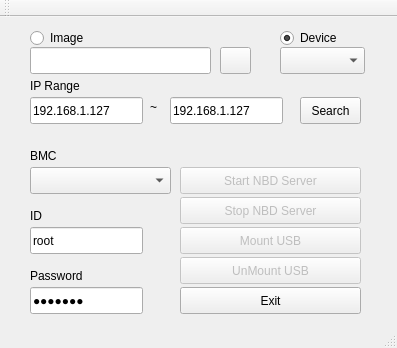
<?xml version="1.0" encoding="UTF-8"?>
<ui version="4.0">
 <class>MainWindow</class>
 <widget class="QMainWindow" name="MainWindow">
  <property name="geometry">
   <rect>
    <x>0</x>
    <y>0</y>
    <width>397</width>
    <height>348</height>
   </rect>
  </property>
  <property name="windowTitle">
   <string>NBD Server Linux</string>
  </property>
  <property name="windowIcon">
   <iconset resource="gui_icons.qrc">
    <normaloff>:/images/images/USB.png</normaloff>:/images/images/USB.png</iconset>
  </property>
  <property name="animated">
   <bool>true</bool>
  </property>
  <widget class="QWidget" name="centralWidget">
   <widget class="QPushButton" name="StartB">
    <property name="enabled">
     <bool>false</bool>
    </property>
    <property name="geometry">
     <rect>
      <x>180</x>
      <y>150</y>
      <width>181</width>
      <height>27</height>
     </rect>
    </property>
    <property name="text">
     <string>Start NBD Server</string>
    </property>
   </widget>
   <widget class="QPushButton" name="MountB">
    <property name="enabled">
     <bool>false</bool>
    </property>
    <property name="geometry">
     <rect>
      <x>180</x>
      <y>210</y>
      <width>181</width>
      <height>27</height>
     </rect>
    </property>
    <property name="text">
     <string>Mount USB</string>
    </property>
   </widget>
   <widget class="QPushButton" name="UnmountB">
    <property name="enabled">
     <bool>false</bool>
    </property>
    <property name="geometry">
     <rect>
      <x>180</x>
      <y>240</y>
      <width>181</width>
      <height>27</height>
     </rect>
    </property>
    <property name="text">
     <string>UnMount USB</string>
    </property>
   </widget>
   <widget class="QLineEdit" name="Line_Account">
    <property name="geometry">
     <rect>
      <x>30</x>
      <y>210</y>
      <width>113</width>
      <height>27</height>
     </rect>
    </property>
    <property name="text">
     <string>root</string>
    </property>
   </widget>
   <widget class="QLabel" name="label">
    <property name="geometry">
     <rect>
      <x>30</x>
      <y>190</y>
      <width>67</width>
      <height>17</height>
     </rect>
    </property>
    <property name="text">
     <string>ID</string>
    </property>
   </widget>
   <widget class="QLabel" name="label_2">
    <property name="geometry">
     <rect>
      <x>30</x>
      <y>250</y>
      <width>81</width>
      <height>17</height>
     </rect>
    </property>
    <property name="text">
     <string>Password</string>
    </property>
   </widget>
   <widget class="QLineEdit" name="Line_Password">
    <property name="geometry">
     <rect>
      <x>30</x>
      <y>270</y>
      <width>113</width>
      <height>27</height>
     </rect>
    </property>
    <property name="text">
     <string>0penBmc</string>
    </property>
    <property name="echoMode">
     <enum>QLineEdit::Password</enum>
    </property>
   </widget>
   <widget class="QLabel" name="label_3">
    <property name="geometry">
     <rect>
      <x>30</x>
      <y>60</y>
      <width>67</width>
      <height>17</height>
     </rect>
    </property>
    <property name="text">
     <string>IP Range</string>
    </property>
   </widget>
   <widget class="QLineEdit" name="Line_IP_Start">
    <property name="geometry">
     <rect>
      <x>30</x>
      <y>80</y>
      <width>113</width>
      <height>27</height>
     </rect>
    </property>
    <property name="text">
     <string>192.168.1.127</string>
    </property>
   </widget>
   <widget class="QLabel" name="label_4">
    <property name="geometry">
     <rect>
      <x>150</x>
      <y>80</y>
      <width>16</width>
      <height>20</height>
     </rect>
    </property>
    <property name="text">
     <string>~</string>
    </property>
   </widget>
   <widget class="QLineEdit" name="Line_IP_End">
    <property name="geometry">
     <rect>
      <x>170</x>
      <y>80</y>
      <width>113</width>
      <height>27</height>
     </rect>
    </property>
    <property name="text">
     <string>192.168.1.127</string>
    </property>
   </widget>
   <widget class="QPushButton" name="StopB">
    <property name="enabled">
     <bool>false</bool>
    </property>
    <property name="geometry">
     <rect>
      <x>180</x>
      <y>180</y>
      <width>181</width>
      <height>27</height>
     </rect>
    </property>
    <property name="text">
     <string>Stop NBD Server</string>
    </property>
   </widget>
   <widget class="QLineEdit" name="le_file">
    <property name="geometry">
     <rect>
      <x>30</x>
      <y>30</y>
      <width>181</width>
      <height>27</height>
     </rect>
    </property>
   </widget>
   <widget class="QPushButton" name="BrowseB">
    <property name="geometry">
     <rect>
      <x>220</x>
      <y>30</y>
      <width>31</width>
      <height>27</height>
     </rect>
    </property>
    <property name="text">
     <string/>
    </property>
    <property name="icon">
     <iconset resource="gui_icons.qrc">
      <normaloff>:/images/images/browse.png</normaloff>:/images/images/browse.png</iconset>
    </property>
    <property name="flat">
     <bool>false</bool>
    </property>
   </widget>
   <widget class="QComboBox" name="SDDevices">
    <property name="geometry">
     <rect>
      <x>280</x>
      <y>30</y>
      <width>85</width>
      <height>27</height>
     </rect>
    </property>
   </widget>
   <widget class="QRadioButton" name="radioImage">
    <property name="geometry">
     <rect>
      <x>30</x>
      <y>10</y>
      <width>151</width>
      <height>22</height>
     </rect>
    </property>
    <property name="text">
     <string>Image</string>
    </property>
   </widget>
   <widget class="QRadioButton" name="radioDevice">
    <property name="geometry">
     <rect>
      <x>280</x>
      <y>10</y>
      <width>81</width>
      <height>22</height>
     </rect>
    </property>
    <property name="text">
     <string>Device</string>
    </property>
    <property name="checked">
     <bool>true</bool>
    </property>
   </widget>
   <widget class="QPushButton" name="SearchB">
    <property name="geometry">
     <rect>
      <x>300</x>
      <y>80</y>
      <width>61</width>
      <height>27</height>
     </rect>
    </property>
    <property name="text">
     <string>Search</string>
    </property>
   </widget>
   <widget class="QLabel" name="label_5">
    <property name="geometry">
     <rect>
      <x>30</x>
      <y>130</y>
      <width>67</width>
      <height>17</height>
     </rect>
    </property>
    <property name="text">
     <string>BMC</string>
    </property>
   </widget>
   <widget class="QComboBox" name="comboBoxBMC">
    <property name="geometry">
     <rect>
      <x>30</x>
      <y>150</y>
      <width>141</width>
      <height>27</height>
     </rect>
    </property>
   </widget>
   <widget class="QPushButton" name="ExitB">
    <property name="geometry">
     <rect>
      <x>180</x>
      <y>270</y>
      <width>181</width>
      <height>27</height>
     </rect>
    </property>
    <property name="text">
     <string>Exit</string>
    </property>
   </widget>
  </widget>
  <widget class="QToolBar" name="mainToolBar">
   <attribute name="toolBarArea">
    <enum>TopToolBarArea</enum>
   </attribute>
   <attribute name="toolBarBreak">
    <bool>false</bool>
   </attribute>
  </widget>
  <widget class="QStatusBar" name="statusBar"/>
 </widget>
 <layoutdefault spacing="6" margin="11"/>
 <tabstops>
  <tabstop>le_file</tabstop>
  <tabstop>BrowseB</tabstop>
  <tabstop>SDDevices</tabstop>
  <tabstop>Line_IP_Start</tabstop>
  <tabstop>Line_IP_End</tabstop>
  <tabstop>SearchB</tabstop>
  <tabstop>comboBoxBMC</tabstop>
  <tabstop>Line_Account</tabstop>
  <tabstop>Line_Password</tabstop>
  <tabstop>StartB</tabstop>
  <tabstop>MountB</tabstop>
  <tabstop>UnmountB</tabstop>
  <tabstop>StopB</tabstop>
  <tabstop>radioDevice</tabstop>
  <tabstop>radioImage</tabstop>
 </tabstops>
 <resources>
  <include location="gui_icons.qrc"/>
 </resources>
 <connections/>
</ui>
